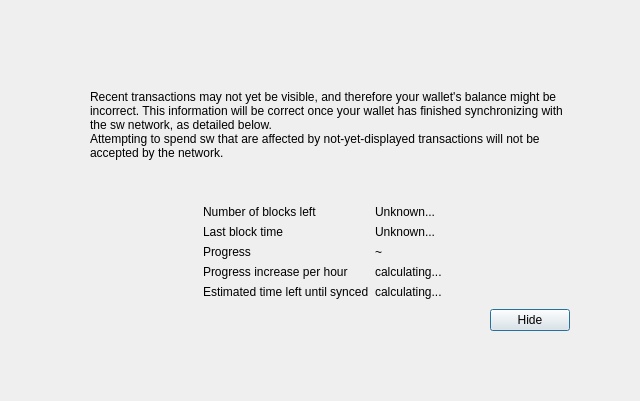
<?xml version="1.0" encoding="UTF-8"?>
<ui version="4.0">
 <class>ModalOverlay</class>
 <widget class="QWidget" name="ModalOverlay">
  <property name="geometry">
   <rect>
    <x>0</x>
    <y>0</y>
    <width>640</width>
    <height>401</height>
   </rect>
  </property>
  <property name="windowTitle">
   <string>Form</string>
  </property>
  <layout class="QVBoxLayout" name="verticalLayout" stretch="0">
   <property name="sizeConstraint">
    <enum>QLayout::SetDefaultConstraint</enum>
   </property>
   <property name="leftMargin">
    <number>0</number>
   </property>
   <property name="topMargin">
    <number>0</number>
   </property>
   <property name="rightMargin">
    <number>0</number>
   </property>
   <property name="bottomMargin">
    <number>0</number>
   </property>
   <item>
    <widget class="QWidget" name="bgWidget" native="true">
     <property name="styleSheet">
      <string notr="true"/>
     </property>
     <layout class="QVBoxLayout" name="verticalLayoutMain" stretch="0">
      <property name="leftMargin">
       <number>60</number>
      </property>
      <property name="topMargin">
       <number>60</number>
      </property>
      <property name="rightMargin">
       <number>60</number>
      </property>
      <property name="bottomMargin">
       <number>60</number>
      </property>
      <item>
       <widget class="QWidget" name="contentWidget" native="true">
        <property name="styleSheet">
         <string notr="true"/>
        </property>
        <layout class="QVBoxLayout" name="verticalLayoutSub" stretch="1,0,0,0,0">
         <property name="spacing">
          <number>0</number>
         </property>
         <property name="leftMargin">
          <number>10</number>
         </property>
         <property name="topMargin">
          <number>10</number>
         </property>
         <property name="rightMargin">
          <number>10</number>
         </property>
         <property name="bottomMargin">
          <number>10</number>
         </property>
         <item>
          <layout class="QHBoxLayout" name="horizontalLayoutIconText" stretch="0,1">
           <property name="topMargin">
            <number>20</number>
           </property>
           <item>
            <layout class="QVBoxLayout" name="verticalLayoutIcon">
             <property name="leftMargin">
              <number>0</number>
             </property>
             <item>
              <widget class="QLabel" name="warningIcon">
               <property name="text">
                <string/>
               </property>
              </widget>
             </item>
             <item>
              <spacer name="verticalSpacerWarningIcon">
               <property name="orientation">
                <enum>Qt::Vertical</enum>
               </property>
               <property name="sizeHint" stdset="0">
                <size>
                 <width>20</width>
                 <height>40</height>
                </size>
               </property>
              </spacer>
             </item>
            </layout>
           </item>
           <item>
            <layout class="QVBoxLayout" name="verticalLayoutInfoText">
             <property name="leftMargin">
              <number>0</number>
             </property>
             <property name="topMargin">
              <number>0</number>
             </property>
             <item>
              <widget class="QLabel" name="infoText">
               <property name="text">
                <string>Recent transactions may not yet be visible, and therefore your wallet's balance might be incorrect. This information will be correct once your wallet has finished synchronizing with the sw network, as detailed below.</string>
               </property>
               <property name="textFormat">
                <enum>Qt::RichText</enum>
               </property>
               <property name="wordWrap">
                <bool>true</bool>
               </property>
              </widget>
             </item>
             <item>
              <widget class="QLabel" name="infoTextStrong">
               <property name="text">
                <string>Attempting to spend sw that are affected by not-yet-displayed transactions will not be accepted by the network.</string>
               </property>
               <property name="textFormat">
                <enum>Qt::RichText</enum>
               </property>
               <property name="wordWrap">
                <bool>true</bool>
               </property>
              </widget>
             </item>
             <item>
              <spacer name="verticalSpacerInTextSpace">
               <property name="orientation">
                <enum>Qt::Vertical</enum>
               </property>
               <property name="sizeHint" stdset="0">
                <size>
                 <width>20</width>
                 <height>40</height>
                </size>
               </property>
              </spacer>
             </item>
            </layout>
           </item>
          </layout>
         </item>
         <item>
          <spacer name="verticalSpacerAfterText">
           <property name="orientation">
            <enum>Qt::Vertical</enum>
           </property>
           <property name="sizeHint" stdset="0">
            <size>
             <width>20</width>
             <height>40</height>
            </size>
           </property>
          </spacer>
         </item>
         <item>
          <layout class="QFormLayout" name="formLayout">
           <property name="fieldGrowthPolicy">
            <enum>QFormLayout::FieldsStayAtSizeHint</enum>
           </property>
           <property name="formAlignment">
            <set>Qt::AlignHCenter|Qt::AlignTop</set>
           </property>
           <property name="horizontalSpacing">
            <number>6</number>
           </property>
           <property name="verticalSpacing">
            <number>6</number>
           </property>
           <property name="topMargin">
            <number>10</number>
           </property>
           <item row="0" column="0">
            <widget class="QLabel" name="labelNumberOfBlocksLeft">
             <property name="text">
              <string>Number of blocks left</string>
             </property>
            </widget>
           </item>
           <item row="0" column="1">
            <widget class="QLabel" name="numberOfBlocksLeft">
             <property name="text">
              <string>Unknown...</string>
             </property>
            </widget>
           </item>
           <item row="1" column="0">
            <widget class="QLabel" name="labelLastBlockTime">
             <property name="text">
              <string>Last block time</string>
             </property>
            </widget>
           </item>
           <item row="1" column="1">
            <widget class="QLabel" name="newestBlockDate">
             <property name="sizePolicy">
              <sizepolicy hsizetype="Maximum" vsizetype="Preferred">
               <horstretch>0</horstretch>
               <verstretch>0</verstretch>
              </sizepolicy>
             </property>
             <property name="text">
              <string>Unknown...</string>
             </property>
            </widget>
           </item>
           <item row="2" column="0">
            <widget class="QLabel" name="labelSyncDone">
             <property name="text">
              <string>Progress</string>
             </property>
            </widget>
           </item>
           <item row="2" column="1">
            <layout class="QHBoxLayout" name="horizontalLayoutSync" stretch="0,1">
             <item>
              <widget class="QLabel" name="percentageProgress">
               <property name="text">
                <string notr="true">~</string>
               </property>
              </widget>
             </item>
            </layout>
           </item>
           <item row="4" column="0">
            <widget class="QLabel" name="labelProgressIncrease">
             <property name="text">
              <string>Progress increase per hour</string>
             </property>
            </widget>
           </item>
           <item row="4" column="1">
            <widget class="QLabel" name="progressIncreasePerH">
             <property name="text">
              <string>calculating...</string>
             </property>
            </widget>
           </item>
           <item row="5" column="0">
            <widget class="QLabel" name="labelEstimatedTimeLeft">
             <property name="text">
              <string>Estimated time left until synced</string>
             </property>
            </widget>
           </item>
           <item row="5" column="1">
            <widget class="QLabel" name="expectedTimeLeft">
             <property name="text">
              <string>calculating...</string>
             </property>
            </widget>
           </item>
          </layout>
         </item>
         <item>
          <layout class="QHBoxLayout" name="horizontalLayoutButtons">
           <property name="leftMargin">
            <number>10</number>
           </property>
           <property name="topMargin">
            <number>10</number>
           </property>
           <item>
            <spacer name="horizontalSpacer">
             <property name="orientation">
              <enum>Qt::Horizontal</enum>
             </property>
             <property name="sizeHint" stdset="0">
              <size>
               <width>40</width>
               <height>20</height>
              </size>
             </property>
            </spacer>
           </item>
           <item>
            <widget class="QPushButton" name="closeButton">
             <property name="text">
              <string>Hide</string>
             </property>
             <property name="shortcut">
              <string notr="true">Esc</string>
             </property>
             <property name="focusPolicy">
              <enum>Qt::StrongFocus</enum>
             </property>
             <property name="default">
              <bool>true</bool>
             </property>
            </widget>
           </item>
          </layout>
         </item>
         <item>
          <layout class="QVBoxLayout" name="verticalLayout_2">
           <item>
            <spacer name="verticalSpacer">
             <property name="orientation">
              <enum>Qt::Vertical</enum>
             </property>
             <property name="sizeHint" stdset="0">
              <size>
               <width>20</width>
               <height>40</height>
              </size>
             </property>
            </spacer>
           </item>
          </layout>
         </item>
        </layout>
       </widget>
      </item>
     </layout>
    </widget>
   </item>
  </layout>
 </widget>
 <resources/>
 <connections/>
</ui>
